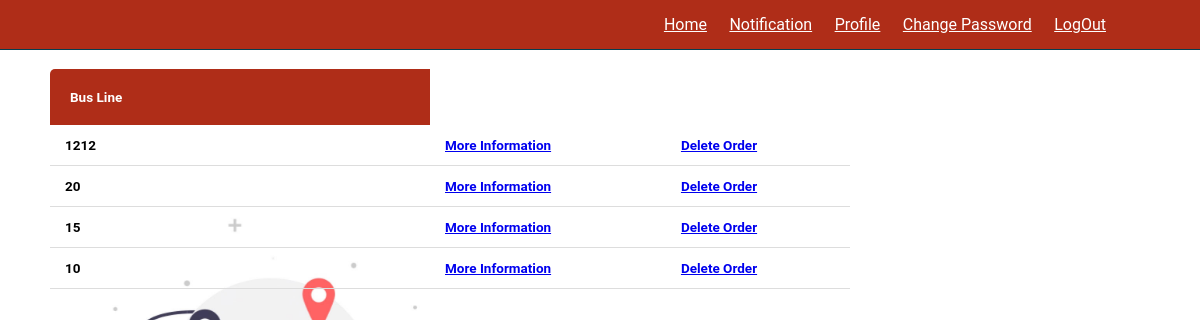
Screenshot of /PMyTrip/ (signed in) with the database file from the repository.
### project/models.py (models this page shows)
class Trip(models.Model):
    username=models.CharField(max_length=100,default='')
    To=models.CharField(max_length=100,default='')
    From=models.CharField(max_length=100,default='')
    BusLine=models.CharField(max_length=100,default='')
    Driver=models.CharField(max_length=100,default='')
    DateTime=models.DateTimeField()
    class Meta:
        db_table = 'Trips'

### project/views.py (the view)
# urls.py: path('PMyTrip/',views.PMyTrip,name="PMyTrip"),
def PMyTrip(request):
    trips= Trip.objects.filter(username=request.user.username)
    return render(request,'project/PMyTrip.html',{'trips':trips})

### project/templates/project/PMyTrip.html (shortened to what this page needs)
{% load static %}
<!DOCTYPE html>
<html lang="en">
    <head>
    </head>
<body  style="background-image:url('{% static 'img/unnamed.jpg' %}'); background-repeat: no-repeat; background-size:100%;">
    <br>
    <br>
        <table class="content-table">
    <thead>
      <br>
    <br>
      <tr>
       <th> <h2>Bus Line</h2></th>
      </tr>
    </thead>
    {% for trip in trips%}
    <tr>
       <td>
        <h2>{{trip.BusLine}}</h2>
      </td>
      <td>
      <h2><a href="/PassenegrTripInfo/{{trip.id}}" class="btn btn-danger" > More Information </a></h2>
      </td>
      <td>
        <h2><a href="/DeleteOrder/{{trip.id}}" class="btn btn-danger" > Delete Order </a></h2>
        </td>
      </tr>
      {% endfor %}
  </table>
    <form action="" method="POST">
        <header class="header">
            <nav class="navbar">
                <a href="/PassengerHomePage">Home</a>
                <a href="/PassengerNotification">Notification</a>
                <a href="{% url 'PassengerProfile' user.id %}">Profile</a>
                <a href="{% url 'PassengerPassword' user.id %}">Change Password</a>
                <a href="/logoutUser">LogOut</a>
            </nav>
        </header>
    </body>
</html>

### project/templates/project/PMyTrip.html (style rules this page uses)
:root { --main-color:#6283a1; --black: #13131a; --bg:#010103; --border: .1rem solid rgb(4, 62, 80); }
* { font-family: 'Roboto',sans-serif; margin: 0; padding: 0; box-sizing: border-box; outline: none; border: none; text-transform: capitalize; transition: .2s linear; }
html { font-size: 62.5%; overflow-x: hidden; scroll-padding-top: 9rem; scroll-behavior: smooth; }
body { background:#AF2D18; }
.header { background: #AF2D18; display: flex; align-items: center; justify-content: space-between; padding: 1.5rem 7%; border-bottom: var(--border); position: fixed; top: 0; left:0; right:0; z-index: 1000; }
.header .navbar a { margin: 0 1rem; font-size: 1.6rem; color:#fff; }
.content-table { border-collapse: collapse; margin: 25px 0; font-size: 0.9em; min-width: 800px; border-radius: 5px 5px 0 0; overflow: hidden; margin-left:50px; }
.content-table thead tr { background-color: #AF2D18; color: #ffffff; text-align: left; font-weight: bold; }
.content-table th { width: 380px; padding: 20px; margin: 25px auto; }
.content-table td { padding: 12px 15px; }
.content-table tbody tr { border-bottom: 1px solid #dddddd; }

### rows the page displays
Trip: BusLine "1212"
Trip: BusLine "20"
Trip: BusLine "15"
Trip: BusLine "10"
